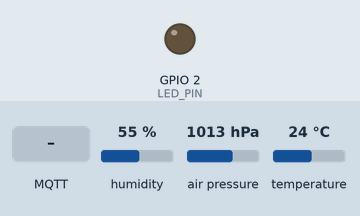
Recording of a sketch running on a simulated ESP32. Shown: output pins drawn as LEDs (lit = HIGH). Inputs (shaded band) come from the test bench; at power-on: humidity 55 %, air pressure 1013 hPa, temperature 24 °C. WiFi joins after 1.5 s; servers stay silent unless stated; random numbers use the default seed unless the sketch sets one; no MQTT or app messages arrive unless stated; what the sketch prints to the serial monitor is not drawn.

Above: at 2.7 s.
2.8 s: MQTT message "ON" arrives on the first subscribed topic
At 4.0 s:
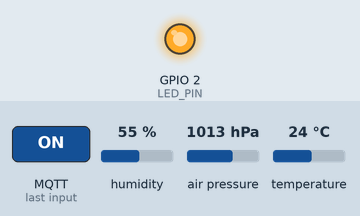
6.5 s: MQTT message "OFF" arrives on the first subscribed topic
At 6.8 s:
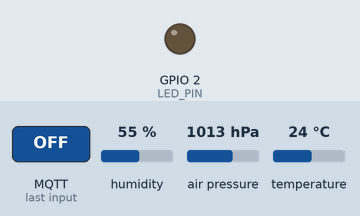
Timing chart, 0 to 9.5 s (numbered marks = the images above; inputs shaded):
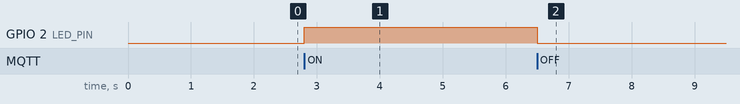

The sketch:

esp32_firmware.ino
```cpp
/*
  ==============================================================================
  ESP32 ARDUINO FIRMWARE: IOT HARDWARE INTEGRATION
  เกณฑ์ข้อ 3.3:
  - Hardware Pub ค่า payload (JSON) ไปยัง Topic ที่กำหนด
  - Hardware Sub ค่าเพื่อตอบสนองคำสั่งเปิด/ปิดจาก Server (เช่น สั่ง Relay/LED)
  ==============================================================================
*/

#include <WiFi.h>
#include <PubSubClient.h>
#include <Wire.h>
#include <Adafruit_Sensor.h>
#include <Adafruit_BME280.h> // หรือ Adafruit_BMP280

// 1. WiFi Credentials
const char* ssid = "DevOps_Competition_WiFi";
const char* password = "Password123!";

// 2. MQTT Broker Settings
const char* mqtt_server = "192.168.10.10";
const int mqtt_port = 1883;
const char* mqtt_user = "esp32_device";
const char* mqtt_pass = "IoTSecret123!";

// Topics
const char* topic_publish = "sensors/competition/bme280";
const char* topic_subscribe = "actuators/competition/relay";

WiFiClient espClient;
PubSubClient client(espClient);
Adafruit_BME280 bme; // I2C (SDA=21, SCL=22)

#define LED_PIN 2 // Built-in LED / Relay Pin

// Callback เมื่อได้รับคำสั่ง Subscribe จาก Server
void callback(char* topic, byte* message, unsigned int length) {
  String messageTemp;
  for (int i = 0; i < length; i++) {
    messageTemp += (char)message[i];
  }
  Serial.print("📥 [MQTT IN] Message arrived on topic: ");
  Serial.print(topic);
  Serial.print(". Message: ");
  Serial.println(messageTemp);

  // ควบคุม Relay / LED ตามคำสั่ง
  if (String(topic) == topic_subscribe) {
    if (messageTemp == "ON" || messageTemp == "1") {
      digitalWrite(LED_PIN, HIGH);
      Serial.println("💡 Relay / LED state: ON");
      // ตอบกลับสถานะยืนยันกลับไปยัง Server
      client.publish("actuators/competition/status", "{\"relay\": \"ON\"}");
    } else if (messageTemp == "OFF" || messageTemp == "0") {
      digitalWrite(LED_PIN, LOW);
      Serial.println("💡 Relay / LED state: OFF");
      client.publish("actuators/competition/status", "{\"relay\": \"OFF\"}");
    }
  }
}

void reconnect() {
  while (!client.connected()) {
    Serial.print("⏳ Attempting MQTT connection...");
    String clientId = "ESP32Client-" + String(random(0xffff), HEX);
    if (client.connect(clientId.c_str(), mqtt_user, mqtt_pass)) {
      Serial.println(" Connected to MQTT Broker!");
      // Subscribe รับคำสั่งจาก Server
      client.subscribe(topic_subscribe);
    } else {
      Serial.print(" Failed, rc=");
      Serial.print(client.state());
      Serial.println(" Retrying in 3 seconds...");
      delay(3000);
    }
  }
}

void setup() {
  Serial.begin(115200);
  pinMode(LED_PIN, OUTPUT);
  digitalWrite(LED_PIN, LOW);

  // เชื่อมต่อ WiFi
  Serial.print("Connecting to WiFi: ");
  Serial.println(ssid);
  WiFi.begin(ssid, password);
  while (WiFi.status() != WL_CONNECTED) {
    delay(500);
    Serial.print(".");
  }
  Serial.println("\nWiFi connected! IP address: ");
  Serial.println(WiFi.localIP());

  // เริ่มต้นเซนเซอร์ BME280
  if (!bme.begin(0x76)) {
    Serial.println("⚠️ Could not find BME280 sensor, check wiring! (Simulation values will be used)");
  }

  // ตั้งค่า MQTT
  client.setServer(mqtt_server, mqtt_port);
  client.setCallback(callback);
}

unsigned long lastMsg = 0;

void loop() {
  if (!client.connected()) {
    reconnect();
  }
  client.loop();

  unsigned long now = millis();
  // ส่งข้อมูลเซนเซอร์ทุกๆ 5 วินาที
  if (now - lastMsg > 5000) {
    lastMsg = now;

    float temp = bme.readTemperature();
    float hum = bme.readHumidity();
    float pres = bme.readPressure() / 100.0F;

    // ถ้าเซนเซอร์ไม่ต่อ ให้ใช้ค่าจำลองเพื่อไม่ให้ระบบสะดุด
    if (isnan(temp)) temp = 28.5 + (random(-10, 10) / 10.0);
    if (isnan(hum)) hum = 65.0 + (random(-20, 20) / 10.0);
    if (isnan(pres)) pres = 1013.25;

    // เตรียม JSON Payload
    char payload[150];
    snprintf(payload, sizeof(payload),
      "{\"device_id\":\"ESP32_01\",\"temperature\":%.2f,\"humidity\":%.2f,\"pressure\":%.2f,\"timestamp\":%lu}",
      temp, hum, pres, now);

    Serial.print("📤 [MQTT OUT] Publishing payload: ");
    Serial.println(payload);
    client.publish(topic_publish, payload);
  }
}
```

Measured:
- after the input at 2.8 s, GPIO 2 (LED_PIN): LOW → HIGH at once
- after the input at 6.5 s, GPIO 2 (LED_PIN): HIGH → LOW at once
